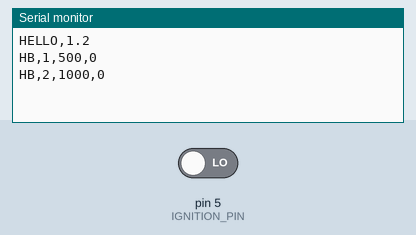
Simulated run of this sketch. Board: Arduino Nano, built with avr-gcc and run on an emulated ATmega328P. Parts: the last lines printed to the serial monitor. Inputs (shaded band) come from the test bench; at power-on: pin 5 (IGNITION_PIN) LOW.

Above: at 1.2 s.
1.3 s: pin 5 (IGNITION_PIN) driven HIGH
At 1.47 s:
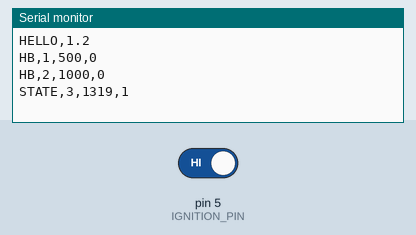
2.8 s: pin 5 (IGNITION_PIN) driven LOW
At 3.31 s:
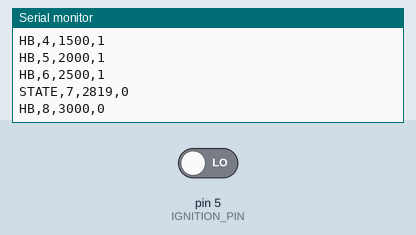

Measured:
- after the input at 1.3 s, the serial monitor: prints a new line at once (image 1)
- after the input at 2.8 s, the serial monitor: prints a new line at once (image 2)

The sketch:

nano_trigger.ino
```cpp
// TUSI TMS ignition signal monitor for Arduino Nano.
// The Nano only observes the externally pulled-down ignition signal.

#include <Arduino.h>

constexpr uint8_t IGNITION_PIN = 5;
constexpr unsigned long DEBOUNCE_MS = 20;
constexpr unsigned long HEARTBEAT_MS = 500;
constexpr size_t COMMAND_BUFFER_SIZE = 64;

bool armed = false;
bool rawState = LOW;
bool stableState = LOW;
unsigned long rawChangedAt = 0;
unsigned long lastHeartbeatAt = 0;
uint32_t sequenceNumber = 0;
char commandBuffer[COMMAND_BUFFER_SIZE];
size_t commandLength = 0;

void sendHeartbeat(unsigned long now) {
  Serial.print(F("HB,"));
  Serial.print(++sequenceNumber);
  Serial.print(',');
  Serial.print(now);
  Serial.print(',');
  Serial.println(stableState == HIGH ? 1 : 0);
}

void sendState(unsigned long now) {
  Serial.print(F("STATE,"));
  Serial.print(++sequenceNumber);
  Serial.print(',');
  Serial.print(now);
  Serial.print(',');
  Serial.println(stableState == HIGH ? 1 : 0);
}

void sendTrigger(unsigned long now) {
  Serial.print(F("TRIGGER,"));
  Serial.print(++sequenceNumber);
  Serial.print(',');
  Serial.println(now);
}

void handleCommand(const char *command) {
  constexpr char ARM_PREFIX[] = "ARM,";
  if (strncmp(command, ARM_PREFIX, sizeof(ARM_PREFIX) - 1) != 0) {
    return;
  }

  const char *sessionId = command + sizeof(ARM_PREFIX) - 1;
  if (*sessionId == '\0') {
    return;
  }

  armed = true;
  Serial.print(F("ARMED,"));
  Serial.println(sessionId);
  // Report the present level even if HIGH predates ARM. This is a snapshot,
  // not a newly observed rising edge and must not generate a TRIGGER.
  sendState(millis());
}

void readCommands() {
  while (Serial.available() > 0) {
    const char value = static_cast<char>(Serial.read());
    if (value == '\r') {
      continue;
    }
    if (value == '\n') {
      commandBuffer[commandLength] = '\0';
      if (commandLength > 0) {
        handleCommand(commandBuffer);
      }
      commandLength = 0;
      continue;
    }
    if (commandLength + 1 < COMMAND_BUFFER_SIZE) {
      commandBuffer[commandLength++] = value;
    } else {
      commandLength = 0;
    }
  }
}

void updateIgnition(unsigned long now) {
  const bool current = digitalRead(IGNITION_PIN);
  if (current != rawState) {
    rawState = current;
    rawChangedAt = now;
  }

  if (current != stableState && now - rawChangedAt >= DEBOUNCE_MS) {
    const bool previous = stableState;
    stableState = current;
    if (previous == LOW && stableState == HIGH && armed) {
      sendTrigger(now);
      armed = false;
    }
    // Continue reporting both edges after the legacy TRIGGER has latched.
    sendState(now);
  }
}

void setup() {
  pinMode(IGNITION_PIN, INPUT);  // External 4.7 kOhm pull-down.
  Serial.begin(115200);
  rawState = digitalRead(IGNITION_PIN);
  stableState = rawState;
  rawChangedAt = millis();
  lastHeartbeatAt = millis();
  Serial.println(F("HELLO,1.2"));
}

void loop() {
  readCommands();
  const unsigned long now = millis();
  updateIgnition(now);
  if (now - lastHeartbeatAt >= HEARTBEAT_MS) {
    lastHeartbeatAt = now;
    sendHeartbeat(now);
  }
}
```
